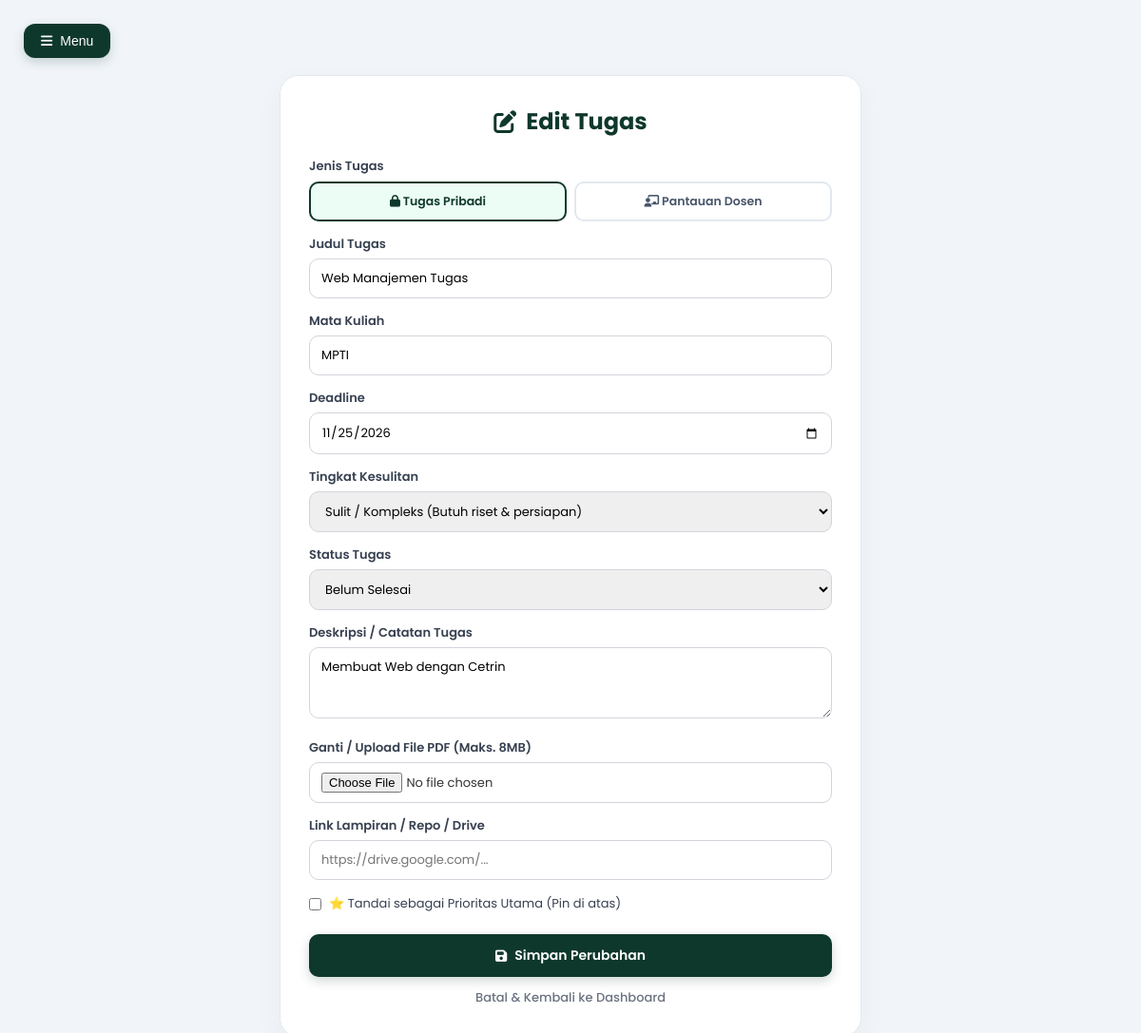
The app's page /edit.php?id=8 (signed in) with its own data.
### tables this page shows
CREATE TABLE `tugas` (
  `id` int(11) NOT NULL,
  `user_id` int(11) NOT NULL,
  `dosen_id` int(11) DEFAULT NULL,
  `kantong_id` int(11) DEFAULT NULL,
  `judul` varchar(255) NOT NULL,
  `matkul` varchar(100) NOT NULL,
  `deadline` date NOT NULL,
  `deskripsi` text DEFAULT NULL,
  `tingkat_kesulitan` varchar(20) DEFAULT 'Sedang',
  `url_link` varchar(255) DEFAULT NULL,
  `file_tugas` varchar(255) DEFAULT NULL,
  `is_pinned` tinyint(1) DEFAULT 0,
  `status` varchar(50) DEFAULT 'Belum',
  `status_review` enum('belum_direview','revisi','sudah_direvisi','acc') NOT NULL DEFAULT 'belum_direview',
  `catatan_dosen` text DEFAULT NULL,
  `detail_nilai` text DEFAULT NULL,
  `nilai_akhir` decimal(5,2) DEFAULT NULL,
  `created_at` timestamp NOT NULL DEFAULT current_timestamp()
);

### edit.php (the view, shortened to what this page needs)
<?php
include 'koneksi.php';
$id = (int)$_GET['id'];
$user_id = $_SESSION['user_id'];
$stmt = mysqli_prepare($conn, "SELECT * FROM tugas WHERE id = ? AND user_id = ?");
mysqli_stmt_bind_param($stmt, "ii", $id, $user_id);
mysqli_stmt_execute($stmt);
$result = mysqli_stmt_get_result($stmt);
$row = mysqli_fetch_assoc($result);
?>
<!DOCTYPE html>
<html lang="id">
<head>
    <link rel="stylesheet" href="https://cdnjs.cloudflare.com/ajax/libs/font-awesome/6.5.1/css/all.min.css">
</head>
<body>
<div class="main" id="mainContent">
    <button id="toggleBtn" class="btn-toggle" title="Tutup/Buka Sidebar">
        <i class="fa-solid fa-bars"></i> Menu
    </button>
    <div class="box">
        <h2 class="title"><i class="fa-solid fa-pen-to-square"></i> Edit Tugas</h2>
        <form action="update.php" method="POST" enctype="multipart/form-data">
            <label style="margin-top:0;">Jenis Tugas</label>
            <div class="jenis-switch">
                <label class="jenis-option" style="margin-top:0;">
                    <span class="jenis-card"><i class="fa-solid fa-lock"></i> Tugas Pribadi</span>
                </label>
                <label class="jenis-option" style="margin-top:0;">
                    <span class="jenis-card"><i class="fa-solid fa-chalkboard-user"></i> Pantauan Dosen</span>
                </label>
            </div>
            <label>Judul Tugas</label>
            <input type="text" name="judul" value="<?= htmlspecialchars($row['judul']); ?>" required>
            <label>Mata Kuliah</label>
            <input type="text" name="matkul" id="inputMatkulEdit" value="<?= htmlspecialchars($row['matkul']); ?>" required>
            <label>Deadline</label>
            <input type="date" name="deadline" value="<?= htmlspecialchars($row['deadline']); ?>" required>
            <label>Tingkat Kesulitan</label>
            <select name="tingkat_kesulitan" required>
                <option value="Sulit" <?= ($row['tingkat_kesulitan'] == 'Sulit') ? 'selected' : ''; ?>>Sulit / Kompleks (Butuh riset & persiapan)</option>
            </select>
            <label>Status Tugas</label>
            <select name="status" required>
                <option value="Belum" <?= ($row['status'] == 'Belum') ? 'selected' : ''; ?>>Belum Selesai</option>
            </select>
            <label>Deskripsi / Catatan Tugas</label>
            <textarea name="deskripsi"><?= htmlspecialchars($row['deskripsi']); ?></textarea>
            <label>Ganti / Upload File PDF (Maks. 8MB)</label>
            <input type="file" name="file_tugas" accept=".pdf">
            <label>Link Lampiran / Repo / Drive</label>
            <input type="url" name="url_link" value="<?= htmlspecialchars($row['url_link'] ?? ''); ?>" placeholder="https://drive.google.com/...">
            <div class="checkbox-group">
                <input type="checkbox" name="is_pinned" id="is_pinned" value="1" <?= ($row['is_pinned'] == 1) ? 'checked' : ''; ?>>
                <label for="is_pinned" style="margin:0; cursor:pointer; font-weight:normal;">⭐ Tandai sebagai Prioritas Utama (Pin di atas)</label>
            </div>
            <button type="submit" name="update" class="btn-submit">
                <i class="fa-solid fa-floppy-disk"></i> Simpan Perubahan
            </button>
            <a href="dashboard.php" class="btn-batal">Batal & Kembali ke Dashboard</a>
        </form>
    </div>
</div>
</body>
</html>

### edit.php (style rules this page uses)
:root { --bg-body: #f1f5f9; --primary-dark: #0f382c; --primary-hover: #08281f; --accent-mint: #2dd4bf; --accent-blue: #e0f2fe; --accent-blue-text: #0369a1; }
body { font-family: 'Poppins', sans-serif; background: var(--bg-body); margin: 0; display: flex; min-height: 100vh; color: #333; overflow-x: hidden; }
.box { background: #ffffff; padding: 30px; border-radius: 20px; box-shadow: 0 10px 30px rgba(0,0,0,0.04); border: 1px solid #e2e8f0; max-width: 550px; margin: auto; animation: pageFadeInUp 0.45s cubic-bezier(0.16, 1, 0.3, 1) forwards; }
.main { margin-left: 0; width: 100%; padding: 25px; transition: all 0.3s ease-in-out; box-sizing: border-box; }
.btn-toggle { background: var(--primary-dark); color: white; border: none; padding: 10px 18px; border-radius: 12px; cursor: pointer; font-size: 14px; margin-bottom: 18px; display: inline-flex; align-items: center; gap: 8px; font-weight: 500; transition: all 0.2s; box-shadow: 0 4px 12px rgba(15, 56, 44, 0.2); }
h2.title { color: var(--primary-dark); margin-top: 0; margin-bottom: 20px; font-weight: 700; text-align: center; display: flex; align-items: center; justify-content: center; gap: 10px; }
.jenis-switch { display: grid; grid-template-columns: 1fr 1fr; gap: 8px; margin-top: 6px; }
.jenis-card { display: block; text-align: center; padding: 10px; border: 2px solid #e2e8f0; border-radius: 10px; font-size: 12.5px; font-weight: 600; color: #475569; cursor: pointer; transition: all 0.2s; }
.jenis-option input:checked + .jenis-card { border-color: var(--primary-dark); background: #ecfdf5; color: var(--primary-dark); }
label { font-size: 13px; font-weight: 600; display: block; margin-top: 14px; color: #374151; }
input, select, textarea { width: 100%; padding: 10px 12px; margin-top: 5px; border: 1px solid #d1d5db; border-radius: 10px; font-family: 'Poppins', sans-serif; font-size: 13px; box-sizing: border-box; transition: border-color 0.2s; outline: none; }
textarea { height: 75px; resize: vertical; }
.checkbox-group { display: flex; align-items: center; gap: 8px; margin-top: 15px; }
.checkbox-group input { width: auto; margin: 0; cursor: pointer; }
.btn-submit { width: 100%; padding: 12px; background: var(--primary-dark); color: white; border: none; border-radius: 10px; font-size: 14px; font-weight: 600; cursor: pointer; margin-top: 22px; font-family: 'Poppins', sans-serif; transition: all 0.2s; display: flex; align-items: center; justify-content: center; gap: 8px; box-shadow: 0 4px 12px rgba(15, 56, 44, 0.2); }
.btn-batal { display: block; text-align: center; margin-top: 12px; color: #6b7280; text-decoration: none; font-size: 13px; font-weight: 500; }

### records on screen
tugas: judul "Web Manajemen Tugas", matkul "MPTI", deadline "11/25/2026", tingkat_kesulitan "Sulit / Kompleks (Butuh riset & persiapan)", status "Belum Selesai", deskripsi "Membuat Web dengan Cetrin"
